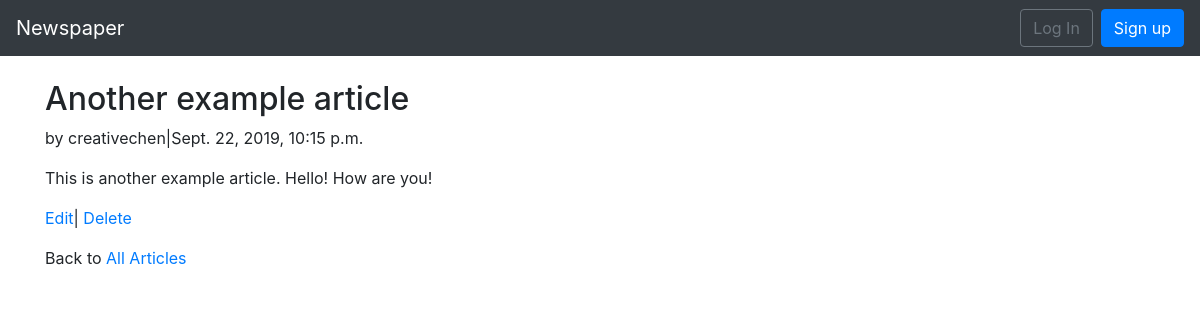
Page /articles/2/ on the committed database.
### articles/models.py (models this page shows, shortened)
class Article(models.Model):
    title = models.CharField(max_length=255)
    body = models.TextField()
    date = models.DateTimeField(auto_now_add=True)
    author = models.ForeignKey(get_user_model(), on_delete=models.CASCADE)

### users/models.py (models this page shows)
class CustomUser(AbstractUser):
    age = models.PositiveIntegerField(null=True, blank=True)

### articles/views.py (the view)
# urls.py: path('<int:pk>/', ArticleDetailView.as_view(), name='article_detail'),
class ArticleDetailView(DetailView):
    model = Article
    template_name = 'article_detail.html'

### templates/article_detail.html
{% extends 'base.html' %}
{% block content %}
<div class="article-entry">
    <h2>{{object.title}}</h2>
    <p>by {{object.author}}|{{object.date}}</p>
    <p>{{object.body}}</p>
</div>
<p>
    <a href="{% url 'article_edit' article.pk %}">Edit</a>|
    <a href="{% url 'article_delete' article.pk %}">Delete</a>
</p>
<p>
    Back to <a href="{% url 'article_list' %}">All Articles</a>
</p>
{% endblock content %}

### rows in the picture
Article: title "Another example article", author "creativechen", date "Sept. 22, 2019, 10:15 p.m.", body "This is another example article. Hello! How are you!"
